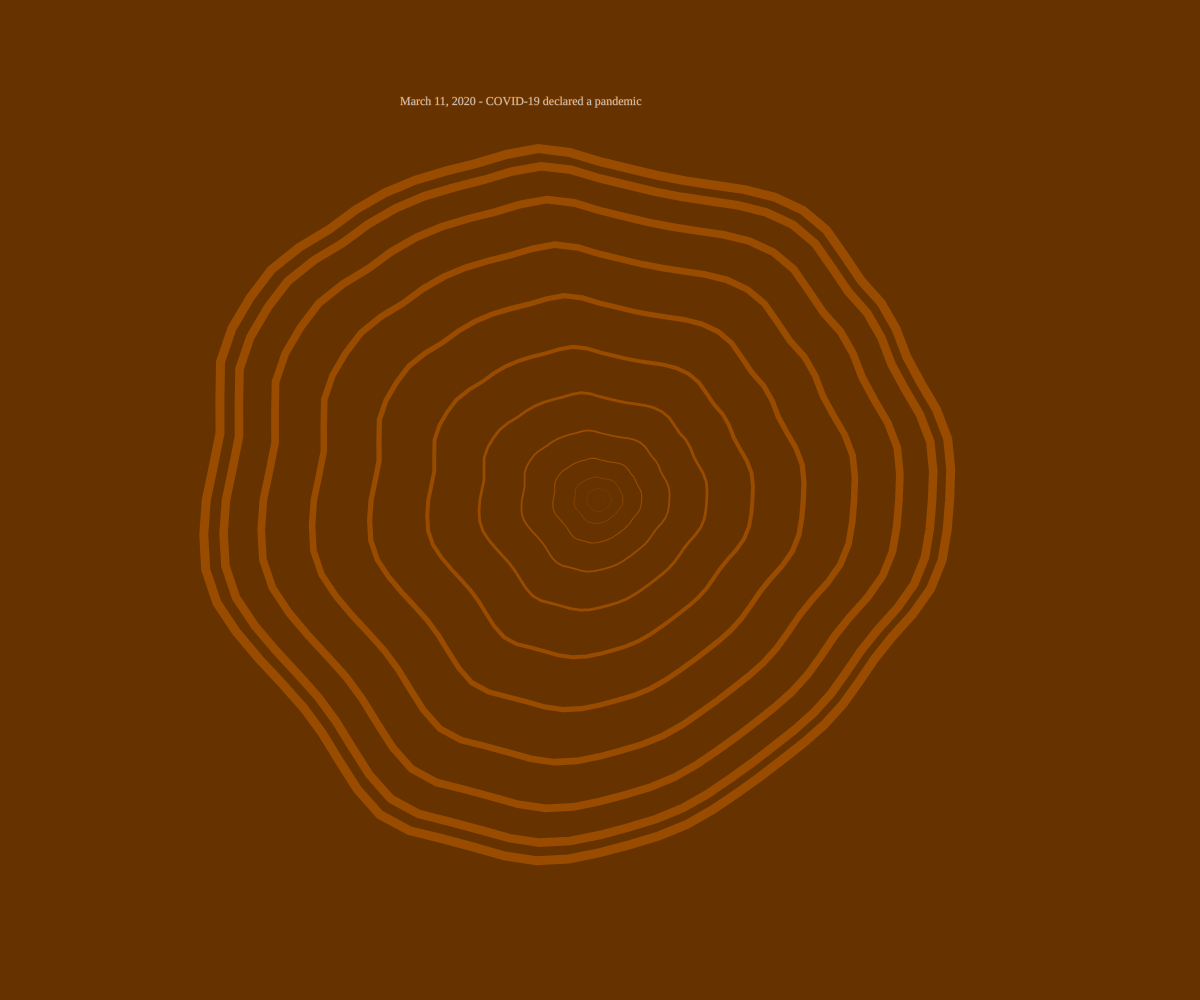
Frame 1 (no input)
Frame 60 (no input): identical to frame 1, image omitted
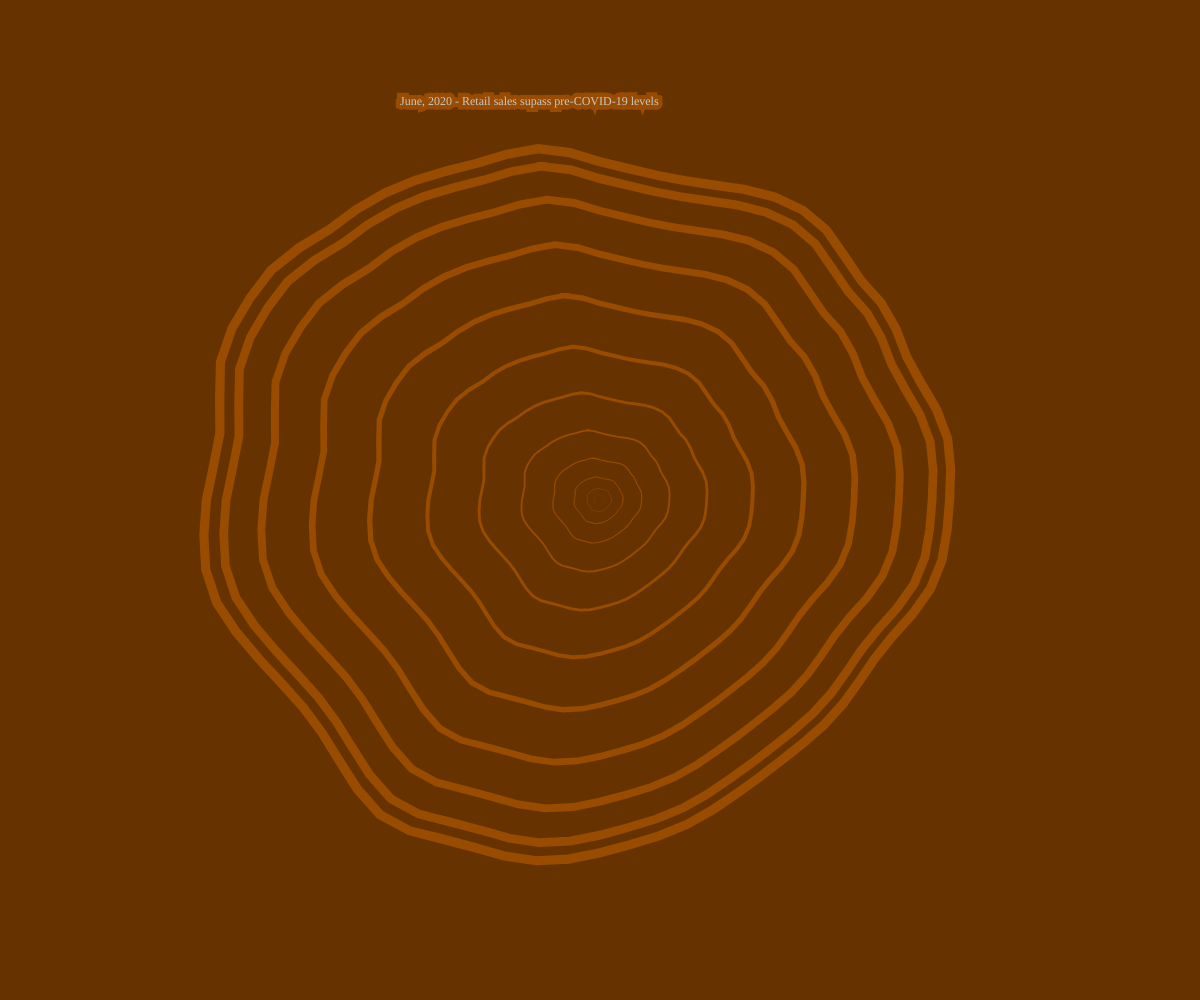
Frame 120 (the mouse pressed at the canvas centre since frame 60)

The p5.js sketch that drew these frames (run headless with seeded random() and noise() and a simulated clock; from frame 60 on, the mouse is pressed at the canvas centre):

// p5.js sketch
// ── sketch.js
let phase = 0;
let zoff = 0;
let vertices = [];
let lines = ["March 11, 2020 - COVID-19 declared a pandemic", "June, 2020 - Retail sales supass pre-COVID-19 levels", "September, 2020 - Secod wave (Beta variant) begins", "December, 2020 - COVID-19 vaccinations begins", "March/April, 2021 - Third wave (Gamma variant) begins", "December, 2021 - Fifth wave (Omicron variant) begins", "January, 2022 - Canada surpasses 33,000 deaths for Covid-19"];
let counter = 0; 


function setup() {
  createCanvas(windowWidth, windowHeight);
  
   background(102, 51, 0);
  stroke(153, 76, 0);
  fill(200);
  textFont("Georgia");
  textSize(12);
  text(lines[counter], width/3, height/9.5);
  translate(width / 2, height / 2);
  stroke(153, 76, 0);
  strokeWeight(9);
  noFill(); 
  
let noiseMax = 1.2;
  for (let a = 0; a < TWO_PI; a += radians(5)) {
    let xoff = map(cos(a + phase), -1, 1, 0, noiseMax);
    let yoff = map(sin(a + phase), -1, 1, 0, noiseMax);
    let r = map(noise(xoff, yoff, zoff), 0, 1, height/4, height / 2);
    let x = r * cos(a);
    let y = r * sin(a);
    vertices.push([x, y]);
  }
    phase += 0.003;
  zoff += 0.01;
// noLoop();
  
  for (let j = 1; j > 0.04; j -= 0.05) {
    push();
    scale(j);
    beginShape();
    for (let i = 0; i < vertices.length; i++) {
    vertex(vertices[i][0], vertices[i][1]);
    }
    vertex(vertices[0][0], vertices[0][1]);
    endShape(CLOSE);
  }
  
}

function draw() {
  
}

function mousePressed() {
  if (counter < lines.length-1) {
  counter++;
  } else {
  counter = 0;}
  
  background(102, 51, 0);
  stroke(153, 76, 0);
  fill(200);
  textFont("Georgia");
  textSize(12);
  text(lines[counter], width/3, height/9.5);
  translate(width / 2, height / 2);
  stroke(153, 76, 0);
  strokeWeight(9);
  noFill(); 
  
let noiseMax = 1.2;
  for (let a = 0; a < TWO_PI; a += radians(5)) {
    let xoff = map(cos(a + phase), -1, 1, 0, noiseMax);
    let yoff = map(sin(a + phase), -1, 1, 0, noiseMax);
    let r = map(noise(xoff, yoff, zoff), 0, 1, height/4, height / 2);
    let x = r * cos(a);
    let y = r * sin(a);
    vertices.push([x, y]);
  }
    phase += 0.003;
  zoff += 0.01;
// noLoop();
  
  for (let j = 1; j > 0.04; j -= 0.05) {
    push();
    scale(j);
    beginShape();
    for (let i = 0; i < vertices.length; i++) {
    vertex(vertices[i][0], vertices[i][1]);
    }
    vertex(vertices[0][0], vertices[0][1]);
    endShape(CLOSE);
  }
} 
